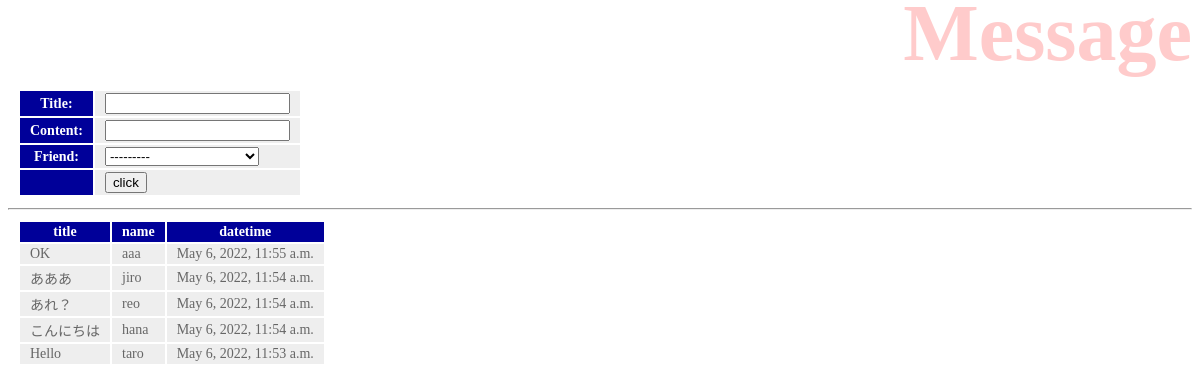
/hello/message, run on the app's committed database.
### hello/models.py (models this page shows, shortened)
class Message(models.Model):
    friend = models.ForeignKey(Friend, on_delete=models.CASCADE)
    title = models.CharField(max_length=100)
    content = models.CharField(max_length=300)
    pub_date = models.DateTimeField(auto_now_add=True)
    class Meta:
        ordering = ("pub_date",)

class Friend(models.Model):
    name = models.CharField(max_length=100, validators=[number_only])
    mail = models.EmailField(max_length=200)
    gender = models.BooleanField()
    age = models.IntegerField()
    birthday = models.DateField()
    def __str__(self):
        return (
            "<Friend:id" + str(self.id) + "," + self.name + "(" + str(self.age) + ")>"
        )

### hello/views.py (the view)
# urls.py: path("message", views.message, name="message"),
def message(request, page=1):
    if request.method == "POST":
        obj = Message()
        form = MessageForm(request.POST, instance=obj)
        form.save()
    data = Message.objects.all().reverse()
    paginator = Paginator(data, 5)
    params = {
        "title": "Message",
        "form": MessageForm(),
        "data": paginator.get_page(page),
    }
    return render(request, "hello/message.html", params)

### hello/forms.py
class MessageForm(forms.ModelForm):
    class Meta:
        model = Message
        fields = ["title", "content", "friend"]

### hello/templates/hello/message.html (shortened to what this page needs)
{% load static %}
<!doctype html>
<html lang="'ja">
<head>
    <link rel="stylesheet" type="text/css" href="{% static 'hello/css/style.css' %}" />
</head>
<body>
    <h1>{{title}}</h1>
    <table>
        <form action="{% url 'message' %}" method="post">
            {{form.as_table}}
            <tr><th><td><input type="submit" value="click"></td></th></tr>
        </form>
    </table>
    <hr>
    <table>
        <tr>
            <th>title</th>
            <th>name</th>
            <th>datetime</th>
        </tr>
        {% for item in data %}
        <tr>
            <td>{{item.title}}</td>
            <td>{{item.friend.name}}</td>
            <td>{{item.pub_date}}</td>
        </tr>
        {% endfor %}
    </table>
</body>
</html>

### hello/static/hello/css/style.css (style rules this page uses)
body { color: gray; font-size: 16pt; }
h1 { color:red; opacity:0.2; font-size:60pt; margin-top: -20px; margin-bottom: 0px; text-align: right; }
table { margin: 10px; font-size: 14px; }
table tr th { background-color: #009; color: white; padding: 2px 10px; border: 2px; }
table tr td { background-color: #eee; color: #666; padding: 2px 10px; border: 2px; }

### data on the page
Message: title "OK", friend.name "aaa", pub_date "May 6, 2022, 11:55 a.m."
Message: title "あああ", friend.name "jiro", pub_date "May 6, 2022, 11:54 a.m."
Message: title "あれ？", friend.name "reo", pub_date "May 6, 2022, 11:54 a.m."
Message: title "こんにちは", friend.name "hana", pub_date "May 6, 2022, 11:54 a.m."
Message: title "Hello", friend.name "taro", pub_date "May 6, 2022, 11:53 a.m."
